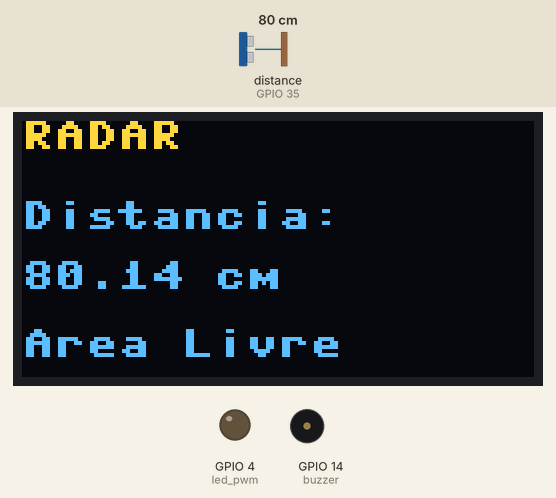
A program run on a simulated ESP32 board running MicroPython. Shown: 128×64 one-colour display, output pins drawn as LEDs (lit = HIGH), buzzer (waves = sounding). Inputs (shaded band) come from the test bench; at power-on: distance to the obstacle (sensor on GPIO 35) 80 cm. The echo pulse lasts 58.3 µs per cm; the OLED is the two-colour kind (top 16 rows yellow); library files of the repository ran but are not shown: hcsr04.py, ssd1306.py; pins used as bus, display or sensor lines are not drawn.

Above: at 2.49 s.
2.5 s: distance to the obstacle (sensor on GPIO 35) set to 11 cm
At 3.1 s:
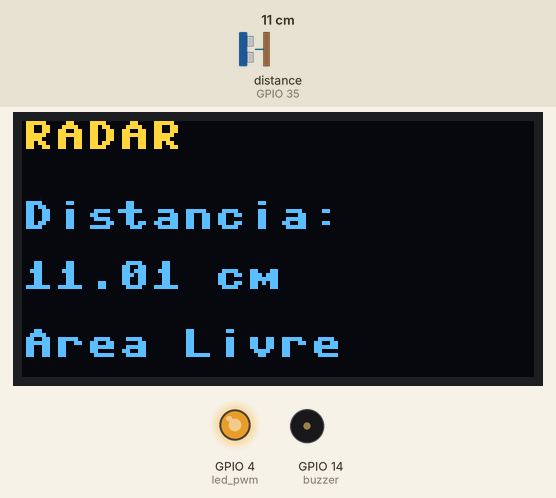
4.8 s: distance to the obstacle (sensor on GPIO 35) set to 8 cm
At 5.36 s:
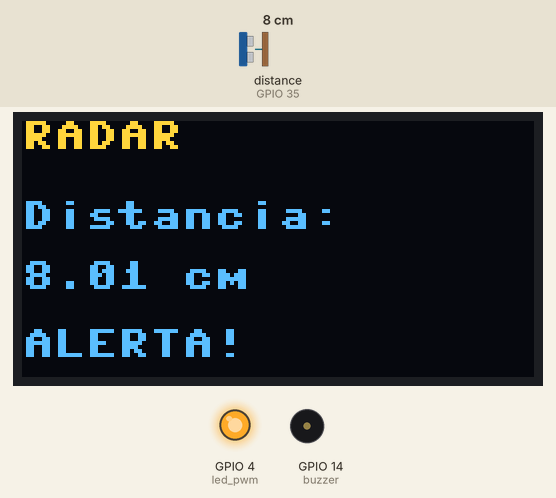
7.1 s: distance to the obstacle (sensor on GPIO 35) set to 250 cm
At 7.9 s:
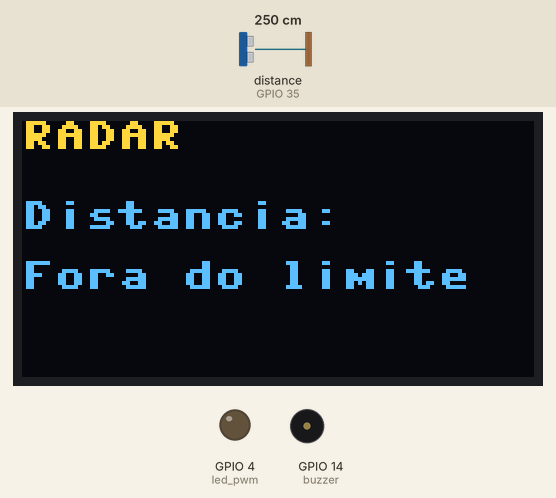
8.8 s: distance to the obstacle (sensor on GPIO 35) set to 35 cm
At 9.67 s:
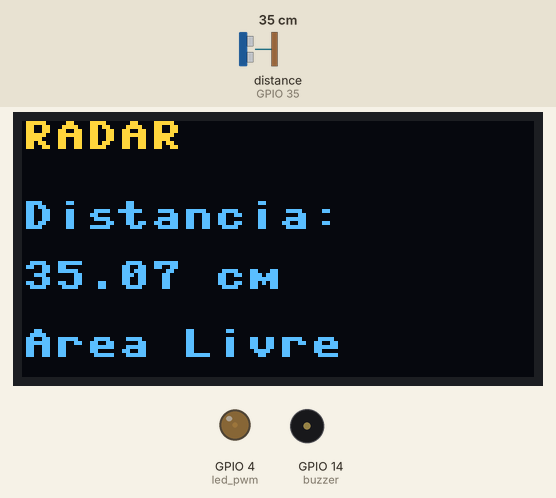
10.7 s: distance to the obstacle (sensor on GPIO 35) set to 18 cm
At 11.4 s:
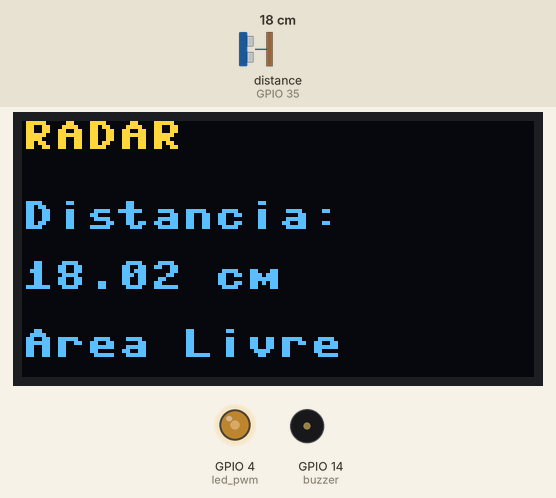
13.0 s: distance to the obstacle (sensor on GPIO 35) set to 60 cm
At 13.32 s:
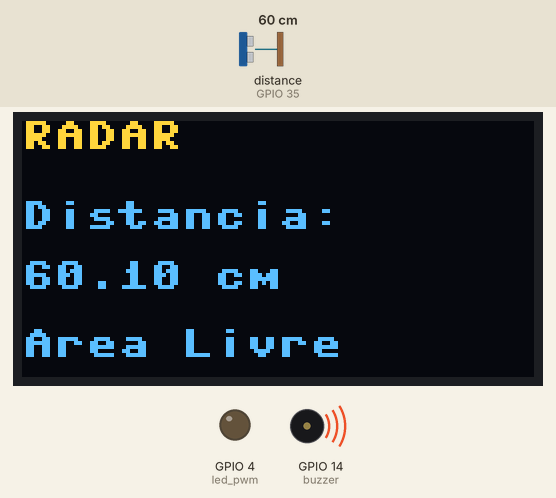
Timing chart, 0 to 17.0 s (numbered marks = the images above; inputs shaded):
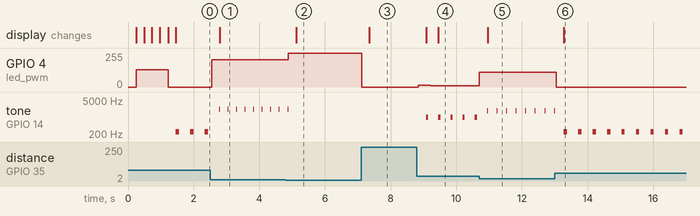

The program:

main.py
```python
import machine
import time
from hcsr04 import HCSR04
import ssd1306

SCREEN_W = 128
SCREEN_H = 64
#Display Oled que estamo utilizando:
i2c = machine.I2C(0, scl=machine.Pin(22), sda=machine.Pin(23),freq=40000)

display = ssd1306.SSD1306_I2C(SCREEN_W, SCREEN_H, i2c, addr = 0x3c)

buzzerPin = 14
delay = 150
duty = 216


pino_ativado = 5
pino_echo = 35

pino_led = 4
led_pwm = machine.PWM(machine.Pin(pino_led))
led_pwm.freq(1000)

def mapear_brilho_perceptivel(distancia, dist_min, dist_max):
    if distancia < 0:
        return 0

    # Trava a distância nos limites
    dist_clamped = max(dist_min, min(dist_max, distancia))

    # Cria uma proporção linear de 0.0 (longe) a 1.0 (perto)
    proporcao = 1.0 - ((dist_clamped - dist_min) / (dist_max - dist_min))

    # Eleva a proporção ao cubo para corrigir a percepção do olho humano
    brilho = int((proporcao ** 3) * 1023)

    return brilho

def tocar_buzzer(distancia, dist_min, dist_max):

    if distancia < 0:
        buzzer.duty(0)
        return

    dist_clamped = max(dist_min, min(dist_max, distancia))

    proporcao = 1.0 - ((dist_clamped - dist_min) / (dist_max - dist_min))

    frequencia = int(250 + (proporcao * 2000))

    sleep = int(100 - (proporcao * 95))
    buzzer.duty(duty)
    buzzer.freq(frequencia)
    time.sleep_ms(sleep)
    buzzer.duty(0)
    time.sleep_ms(sleep)

buzzer = machine.PWM(machine.Pin(buzzerPin))
sensor = HCSR04(trigger_pin=pino_ativado, echo_pin=pino_echo, echo_timeout_us=10000)
buzzer.init(freq=1200, duty=0)


display.fill(0)
display.text("Iniciando sensor...", 0, 20)
display.show()

for i in range(1,4):
    display.fill(0)
    display.text("." * i, 0,20)
    display.show()
time.sleep_ms(20)

while True:
    distancia = sensor.measure_distance_cm()

    dist_min = 8
    dist_max = 50

    dist_clamped = max(dist_min, min(dist_max, distancia))

    brilho = mapear_brilho_perceptivel(distancia, dist_min, dist_max)
    led_pwm.duty(brilho)

    display.fill(0)
    display.text("RADAR", 0, 0)
    display.text("Distancia: ", 0, 20)


    if (distancia < 0):
        display.text("Fora do limite", 0, 35)

    elif(distancia < 10):
        display.text("{:.2f} cm".format(distancia), 0 ,35)
        display.text("ALERTA!", 0, 52)
    else:
        display.text("{:.2f} cm".format(distancia), 0 ,35)
        display.text("Area Livre", 0, 52)

    display.show()
    tocar_buzzer(distancia, dist_min, dist_max)
```

Measured:
- the behaviour switches between 10 and 9 cm on distance to the obstacle (sensor on GPIO 35) (found by bisection; images 1 and 2)
- after the input at 2.5 s, GPIO 4 (led_pwm): 0/255 → 204/255 after 0.05 s; tone on GPIO 14 (buzzer): alternates 2106 Hz for 0.01 s and silent for 0.25 s, starting after 0.28 s; the display: changes after 0.29 s (image 1)
- after the input at 4.8 s, GPIO 4 (led_pwm): 204/255 → 255/255 after 0.08 s; tone on GPIO 14 (buzzer): goes on until 4.9 s, then stays silent; the display: changes after 0.32 s (image 2)
- after the input at 7.1 s, GPIO 4 (led_pwm): 255/255 → 0/255 at once; the display: changes after 0.26 s (image 3)
- after the input at 8.8 s, GPIO 4 (led_pwm): 0/255 → 12/255 after 0.05 s, → 11/255 0.37 s later; tone on GPIO 14 (buzzer): silent → 970 Hz after 0.29 s, then repeats every 0.37 s: silent 0.30 s, 961 Hz 0.07 s; the display: first changes after 0.29 s (image 4 shows a later state)
- after the input at 10.7 s, GPIO 4 (led_pwm): 11/255 → 112/255 at once; the display: changes after 0.27 s (image 5)
- after the input at 13.0 s, GPIO 4 (led_pwm): 112/255 → 0/255 at once; tone on GPIO 14 (buzzer): alternates 250 Hz for 0.10 s and silent for 0.34 s, starting after 0.28 s; the display: changes after 0.28 s (image 6)
- by itself, tone on GPIO 14 (buzzer): alternates 250 Hz for 0.10 s and silent for 0.34 s
